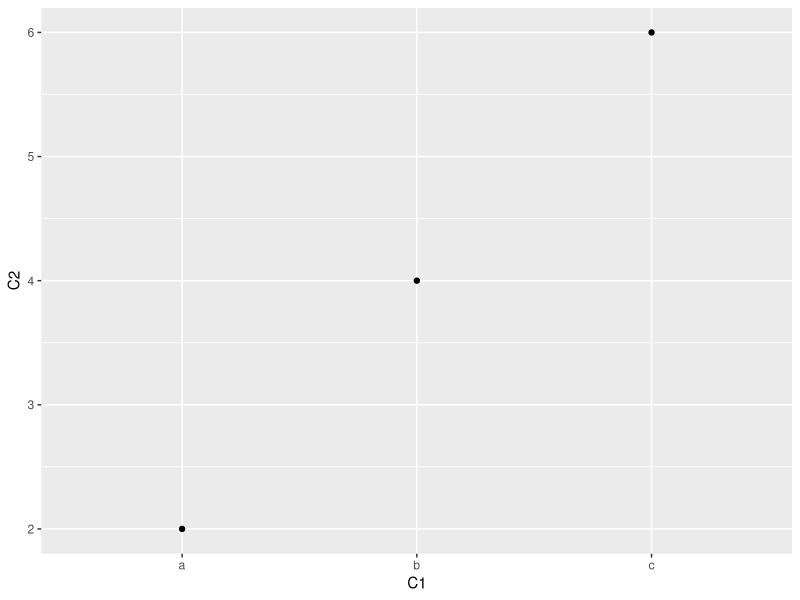
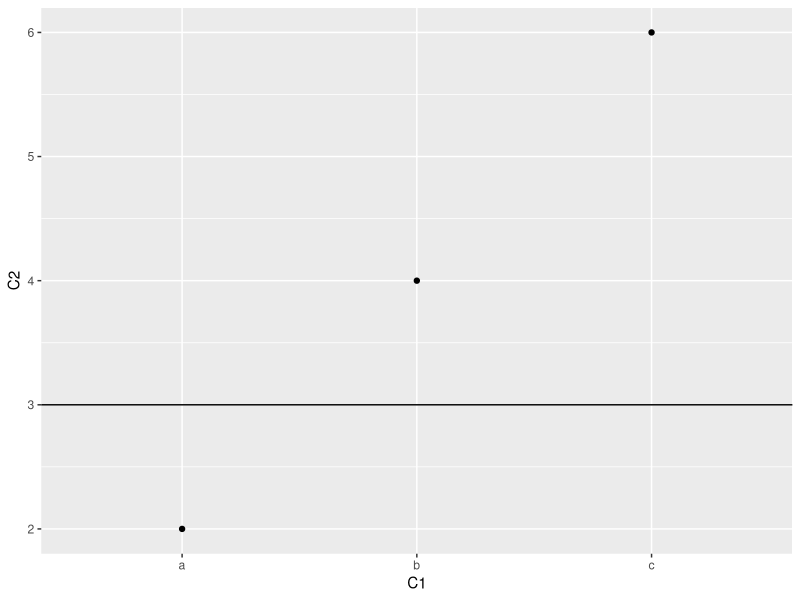

The R source for these figures, in order:
library(tidyverse)

# what a beautiful day!:w

df <- tibble(C1 = c('a','b','c'),C2 =c(2,4,6))

df %>% ggplot(aes(C1,C2)) + geom_point()

# nice plot!
df %>% ggplot(aes(C1,C2)) + geom_point() + geom_hline(yintercept = 3) 

#toto
